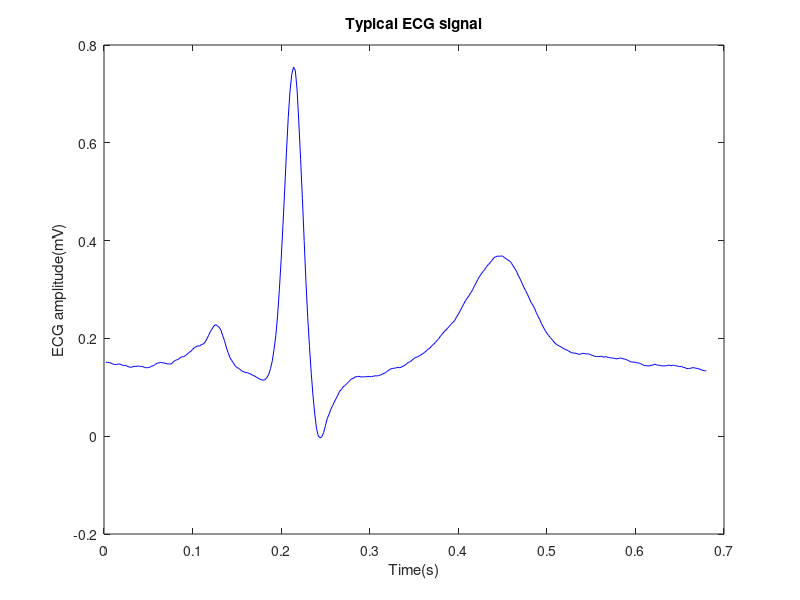
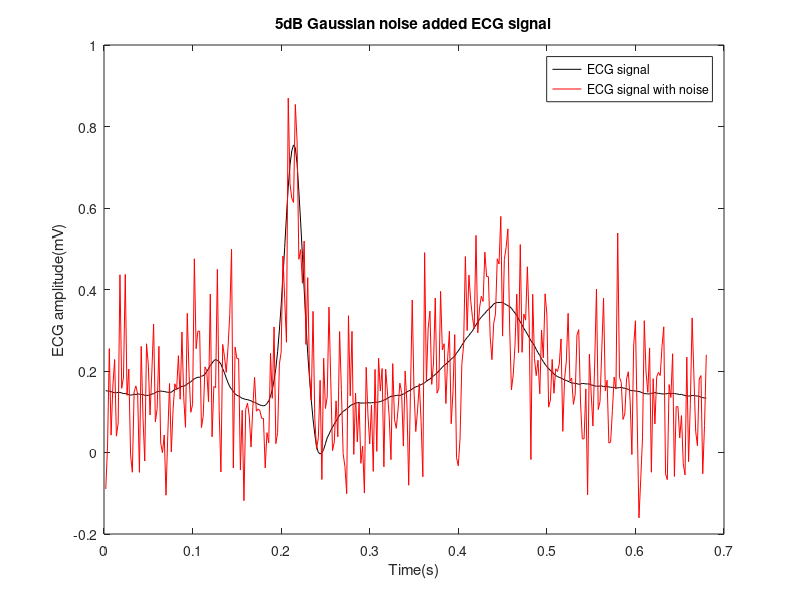
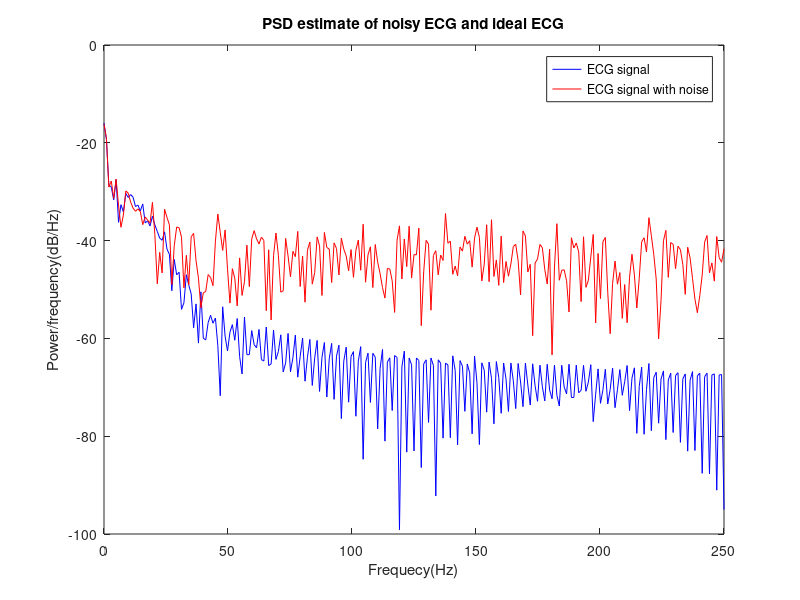
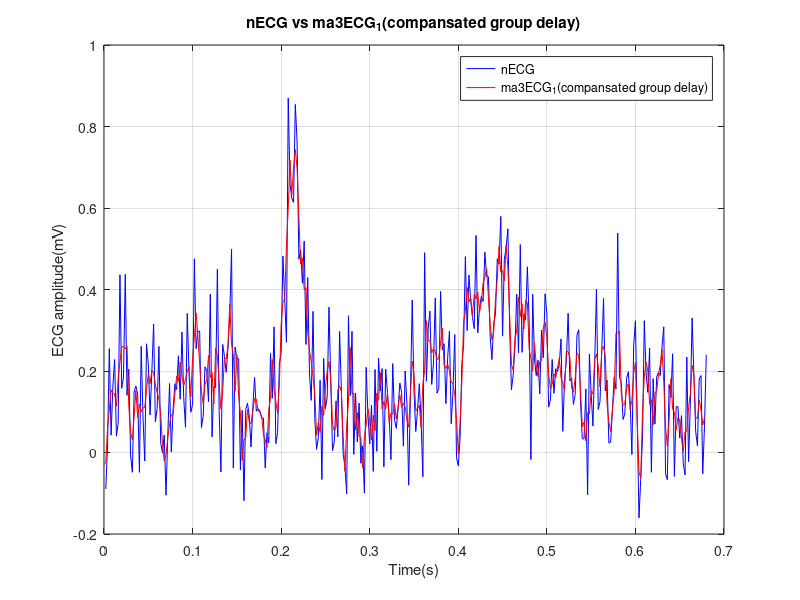

These charts were generated, in order, by the following MATLAB code: (Note: this script raises an error after producing the figures.)
%=======================Moving average MA(N) filter========================
%==========================================================================
%==========================================================================

%===========================Preliminaries==================================
%==========================================================================

%=========================Plot ECG signal==================================
fs = 500;
Data = load('ECG_template.mat');
ECG = Data.ECG_template;
x = 1 : length(ECG);  %X axis
t = x / fs; %scaled X axis according to fs to obtain real time axis
figure;
plot(t,ECG,'b');  %plot ECG signal
title('Typical ECG signal');
xlabel('Time(s)'), ylabel('ECG amplitude(mV)');

%============Generate and plot nECG signal on same plot====================
snr = 5; %5dB
nECG = awgn(ECG,snr,'measured');
figure;
plot(t,ECG,'black',t,nECG,'r');  %plot ECG signal
title('5dB Gaussian noise added ECG signal');
xlabel('Time(s)'), ylabel('ECG amplitude(mV)');
legend('ECG signal','ECG signal with noise');

%=================Plot the power spectral density (PSD) estimate===========
[pxx_ECG,f_ECG] = periodogram(ECG,[],2^nextpow2(length(ECG)),fs);
[pxx_nECG,f_nECG] = periodogram(nECG,[],2^nextpow2(length(nECG)),fs);
figure;
plot(f_ECG,10*log10(pxx_ECG) , 'b',f_nECG,10*log10(pxx_nECG) , 'r' )
title('PSD estimate of noisy ECG and ideal ECG');
xlabel('Frequecy(Hz)'), ylabel('Power/frequency(dB/Hz)');
legend('ECG signal','ECG signal with noise');


%========MA(3) filter implementation with a customised script==============
%==========================================================================

%=========================implement filter MA(3)===========================
N_3 = 3; %filter order
y_in = nECG;
y_in_padded = padarray(y_in,[0 N_3-1],0,'pre'); %pad left sides 0 
ma3ECG_1 = zeros(1,length(y_in)); 
for i = N_3 : length(y_in_padded)  %loop through all the indexes except padded ones
    sum = 0;
    for j = i : -1: i-(N_3-1)
        sum = sum + y_in_padded(j); %sum of N number of values
    end  
    ma3ECG_1(i - (N_3-1)) =  sum/3;   %averaging and save
end

%group delay = (order-1)/2 (for derived FIR filter)
%Therefore group delay = (3-1)/2 = 1
g_delay = (N_3-1)/2;

%=======compnasate group delay of filtered nECG signal=====================
% we can shift data or shift time axis for delay compansation proces.
% ma3ECG_1_t = zeros(1,length(ma3ECG_1));
% ma3ECG_1_t(1 : length(ma3ECG_1)- round(g_delay)) = ma3ECG_1(round(g_delay) + 1  : end);
% ma3ECG_1 = ma3ECG_1_t;
t_comp_ma3ECG_1 = t - g_delay/fs;

%===============Plot nECG compansated , filtered nECG signal===============
figure;
plot(t,nECG ,'b', t_comp_ma3ECG_1,ma3ECG_1 , 'r');  %plot nECG and ma3ECG_1 signal
xlabel('Time(s)'), ylabel('nECG amplitude(mV)');
title('nECG vs ma3ECG_1(compansated group delay)');
legend('nECG' , 'ma3ECG_1(compansated group delay)');
xlabel('Time(s)'), ylabel('ECG amplitude(mV)');
grid on

%====Plot the power spectral density (PSD) estimate of nECG and ma3ECG_1===
figure;
xlabel('frequency(Hz)'), ylabel('Power(dB/Hz)');
[pxx_ma3ECG_1,f_ma3ECG_1] = periodogram(ma3ECG_1,[],length(nECG),fs);
plot(f_nECG,10*log10(pxx_nECG) ,'b', f_ma3ECG_1,10*log10(pxx_ma3ECG_1) , 'g');  %plot nECG and ma3ECG_1 signal
title('PSD estimate of nECG and ma3ECG_1');
legend('nECG' , 'ma3ECG_1(compansated group delay)');
xlabel('Frequecy(Hz)'), ylabel('Power/frequency(dB/Hz)');
grid on

%========MA(3) filter implementation using builtin function================
%==========================================================================

%==========================inbuilt filter MA(3)============================
N_3 = 3; %filter order
y_in = nECG;
n_coff = (1/N_3)*ones(1,N_3);
d_coff=1;
ma3ECG_2 = filter(n_coff,1,y_in);

%group delay = (order-1)/2 (for FIR filter)
%Therefore group delay = (3-1)/2 = 1
g_delay_3 = (N_3-1)/2;

%============compansate group delay of filtered nECG signal================
% ma3ECG_2_t(1 : length(ma3ECG_2)- round(g_delay)) = ma3ECG_2(round(g_delay) + 1  : end);
% ma3ECG_2_t(length(ma3ECG_2)- round(g_delay) + 1: end)=0;
% ma3ECG_1 = ma3ECG_1_t;
t_comp_ma3ECG_2 = t - g_delay_3/fs;

%=======Plot ECG ,nECG compansated and filtered nECG signal================
figure;
plot(t,ECG , 'b', t,nECG ,'r', t_comp_ma3ECG_2 ,ma3ECG_2 , 'g');  %plot nECG and ma3ECG_1 signal
xlabel('Time(s)'), ylabel('ECG amplitude(mV)');
title('ECG ,nECG and delay compansated ma3ECG_2');
legend('ECG' , 'nECG' , 'Delay caompansated ma3ECG_2');

%=============================Use the fvtool(b,a)==========================
fvtool(n_coff,d_coff);
% 
% 
% 
%========MA(10) filter implementation using builtin function==============
%========================================================================

N_10 = 10;
n_coff = (1/N_10)*ones(1,N_10);
d_coff =1;

%=============================Use the fvtool(b,a)========================
fvtool(n_coff,d_coff);

%==========================filter nECG using MA(10)========================
ma10ECG = filter(n_coff,d_coff,y_in);

%=========================calculate group delay============================
g_delay_10 = (N_10-1)/2 ;

%=======compnasate group delay of filtered nECG signal=====================
% ma10ECG(1 : length(ma10ECG)- round(g_delay)) = ma10ECG(round(g_delay) + 1  : end);
% ma10ECG(length(ma10ECG)- round(g_delay) + 1: end)=0;
t_comp_ma10ECG = t - round(g_delay_10)/fs;

%=======Plot ECG ,nECG compansated and filtered nECG signal================
figure;
plot(t,ECG , 'b', t,nECG ,'r', t_comp_ma3ECG_2, ma3ECG_2 ,'g', t_comp_ma10ECG ,ma10ECG , 'black');  %plot nECG and ma3ECG_1 signal
xlabel('Time(s)'), ylabel('ECG amplitude(mV)');
title('ECG ,nECG,  ma3ECG_2 and ma10ECG ');
legend('ECG' , 'nECG' , 'Delay compansated ma3ECG_2','Delay compansated ma10ECG');
xlim([0 , 0.7]);

%====================caculate MSE and find optimum filter==================
%==========================================================================

iterations =80;
mse = zeros(1,iterations);

for N = 1 : iterations
    %==========================inbuilt filter MA(N)========================
    y_in = nECG;
    n_coff = (1/N)*ones(1,N);
    d_coff=1;
    maNECG = filter(n_coff,d_coff,y_in);
    
    g_delay = (N-1)/2;
    
    %each time we have to time compansate signla accoridng to the group delay%
    maNECG(1 : length(maNECG)- round(g_delay)) = maNECG(round(g_delay) + 1  : end);
    maNECG(length(maNECG)- round(g_delay) + 1: end)=0;
    
    %=========================MSE calculation==============================
    diff  = (ECG - maNECG );
    mse(N) = (diff*diff') / length(ECG)  ;
end

%===================plot MSE vs order======================================
figure;
plot((1:iterations) , mse);
title('Mean squrred error(MSE) vs Filter order(n)');
xlabel('Filter order(n)'), ylabel('magnitude of MSE');

[min_mse,opt_order] = min(mse);

disp(['optimum order = ' , num2str(opt_order)] );

tic
maOPECG = filter((1/opt_order)*ones(1,opt_order),1,nECG);
toc
g_delay = (opt_order-1)/2;
t_comp_opt_MA = t - round(g_delay)/fs;


%========================Savitzky-Golay SG(N,L) filter===================
%========================================================================
%========================================================================

%==========================Application of SG(N,L)========================
%========================================================================

%==========================inbuilt filter SG(N,L)========================
N_3 = 3; %filter order
f_length = 11;
sg310ECG = sgolayfilt(nECG,N_3,1+(f_length*2));

%group delay = order/2 (for FIR filter)
%Therefore group delay = (3-1)/2 = 1
%g_delay = (N_3-1)/2;

%=======compnasate group delay of filtered nECG signal=====================
%sg310ECG(1 : length(sg310ECG)- round(g_delay)) = sg310ECG(round(g_delay) + 1  : end);
%sg310ECG(length(sg310ECG)- round(g_delay) + 1: end)=0;
%t_comp = t - (round(g_delay)) /fs;

%=======Plot ECG ,nECG and filtered nECG signal===============%
figure;
plot(t,ECG , 'b', t,nECG ,'r', t,sg310ECG , 'g');  %plot nECG and sg310ECG signal
xlabel('Time(s)'), ylabel('ECG amplitude(mV)');
title('ECG ,nECG and sg310ECG');
legend('ECG' , 'nECG' , 'sg310ECG');

%==========================Optimum SG(N,L) filter parameters===============
iterations_N =70;
iterations_L =70;
mse = NaN(iterations_N, iterations_L) ;
min_mse = 100;
for N = 1 : iterations_N
    for L = 1 : iterations_L
        if N< 2*L        
            sgNLECG = sgolayfilt(nECG,N, 2*L + 1);            
            %g_delay = (N-1)/2;
            %each time we have to time compansate signla accoridng to the group delay%
            %sgNLECG(1 : length(sgNLECG)- round(g_delay)) = sgNLECG(round(g_delay) + 1  : end);
            %sgNLECG(length(sgNLECG)- round(g_delay) + 1: end)=0;

            %since time compansated signal have several zeros at the end of the
            %filtered signal we have set zeros at the end of the orginal signal
            %ECG_t = ECG;
            %ECG_t(length(ECG_t)- round(g_delay) + 1: end)=0;
            
            %=========================MSE calculation=================================%
            diff  = (ECG - sgNLECG );
            mse(N,L) = immse(ECG, sgNLECG); %(diff*diff') / (length(ECG) - round(g_delay));
            if min_mse > mse(N,L)
                min_mse = mse(N,L);
                op_N = N;
                op_L = L;
            end
        end
    end
end

figure
surf(1: iterations_N ,1:iterations_L ,mse);
ylabel('filter order(N)'),xlabel('filter length(L)'),zlabel('MSE');

disp(['Optimum N = ' , num2str(op_N)]);
disp(['Optimum L = ', num2str(op_L)]);

%==========================generate optimum filter=========================
N = op_N; %filter order
w_length = op_L*2 +1;
tic
sgOPECG = sgolayfilt(nECG,N,w_length);
toc

%Therefore group delay = (op_N-1)/2 = 1
%g_delay = (N-1)/2;

%=======compnasate group delay of filtered nECG signal=====================
%sgOPECG(1 : length(sgOPECG)- round(g_delay)) = sgOPECG(round(g_delay) + 1  : end);
%sgOPECG(length(sgOPECG)- round(g_delay) + 1: end)=0;
%t_comp_opt_SG = t - round(g_delay)/fs;

%======================Plot ECG ,sg310ECG and sgOPECG signal===============
figure;
plot(t,ECG , 'b',t,nECG , 'y', t ,sg310ECG , 'g', t,sgOPECG , 'r');  %plot sgOPECG and sg310ECG signal
xlabel('Time(s)'), ylabel('ECG amplitude(mV)');
title('ECG ,sg310ECG and sgOPECG');
legend('ECG' ,'nECG', 'sg310ECG','sgOPECG');

 
%=======Plot ECG ,sg310ECG and sgOPECG signal===============%
figure;
plot(t,ECG , 'b',t,nECG , 'y', t_comp_opt_MA ,maOPECG , 'g', t ,sgOPECG , 'r');  %plot sgOPECG and sg310ECG signal
xlabel('Time(s)'), ylabel('ECG amplitude(mV)');
title('ECG ,maOPECG and sgOPECG');
legend('ECG' ,'nECG', 'maOPECG','sgOPECG');









